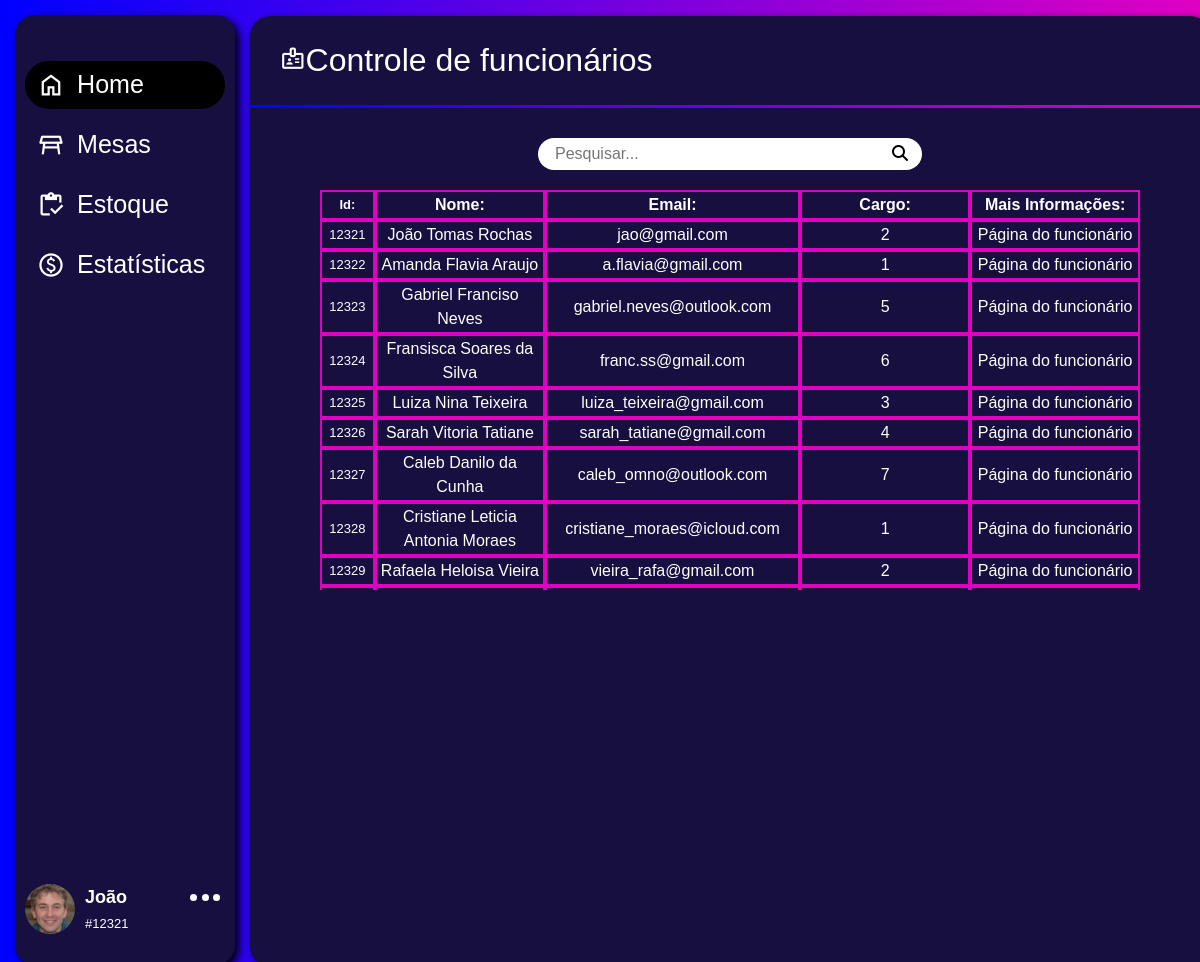
The app's page /Desktop/ADM/app/pagina-inicial/controle-de-funcionarios/controle_func.php (signed in) with its own data.
### tables this page shows
CREATE TABLE `funcionarios` (
  `id_func` int(11) NOT NULL,
  `id_tipo` int(11) NOT NULL,
  `nome` varchar(255) NOT NULL,
  `cpf_func` char(14) NOT NULL,
  `dta_nasc` date NOT NULL,
  `sexo` varchar(10) NOT NULL,
  `dta_admissao` date NOT NULL,
  `dta_demissao` date DEFAULT NULL,
  `religiao` varchar(50) DEFAULT NULL,
  `tipo_sanguineo` varchar(3) NOT NULL,
  `tel` char(15) NOT NULL,
  `tel_emergencia` char(15) NOT NULL,
  `ctps` char(14) DEFAULT NULL,
  `pis` char(14) DEFAULT NULL,
  `tit_eleitor` char(16) NOT NULL,
  `reservista` char(3) DEFAULT NULL,
  `vr` float(10,2) DEFAULT NULL,
  `vt` float(10,2) DEFAULT NULL,
  `comissao` float(10,2) NOT NULL,
  `conta_bancaria` varchar(50) NOT NULL,
  `habilitado` varchar(10) DEFAULT NULL,
  `email_adm` varchar(100) NOT NULL,
  `senha_adm` varchar(100) NOT NULL,
  `avatar` varchar(50) DEFAULT NULL
);

### Desktop/ADM/app/pagina-inicial/controle-de-funcionarios/controle_func.php (the view, shortened to what this page needs)
<?php
include_once(__DIR__ . '/../../../PHP/conn.php');
$nomeFunc = $_SESSION['nome'];
$idFunc = $_SESSION['id_func'];
$parts = explode(" ", $nomeFunc);
$primeiroNome = $parts[0];
$avatar = '../../../../imgbd/' . $_SESSION['avatarSession'];
if(!empty($_GET['search'])){
    $dados = $_GET['search'];
    $sqlc = "SELECT * FROM funcionarios WHERE dta_demissao IS NULL AND (id_func LIKE '%$dados%' OR email_adm LIKE '%$dados%' OR nome LIKE '%$dados%')";
}else{
    $sqlc = "SELECT * FROM funcionarios WHERE dta_demissao IS NULL";
}
$funcInfo = $sql->query($sqlc);
?>
<!DOCTYPE html>
<html lang="pt-br">
<head>
    <link href="https://cdn.jsdelivr.net/npm/bootstrap@5.3.0-alpha3/dist/css/bootstrap.min.css" rel="stylesheet">
    <link rel="stylesheet" href="../../../assets/css/menu.css">
    <link rel="stylesheet" href="../../../assets/css/paginaInicial/cont-func.css">
</head>
<body>
    <div class="fundo">
        <aside class="sidebar">
            <nav>
                <a href="../home.php">
                    <button class="active">
                        <span>
                            <i class="material-symbols-outlined">home</i>
                            <span>Home</span>
                        </span>
                    </button>
                </a>
                <a href="../../mesas/home_mesa.php">
                    <button>
                        <span>
                            <i class="material-symbols-outlined">table_restaurant</i>
                            <span>Mesas</span>
                        </span>
                    </button>
                </a>
                <a href="../../estoque/estoque.php">
                    <button>
                        <span>
                            <i class="material-symbols-outlined">inventory</i>
                            <span>Estoque</span>
                        </span>
                    </button>
                </a>
                <a href="../../estatisticas/estatisticas.php">
                    <button>
                        <span>
                            <i class="material-symbols-outlined">paid</i>
                            <span>Estatísticas</span>
                        </span>
                    </button>
                </a>
            </nav>
            <header class="sidebar-header">
                <img class="logo-img" src="<?php echo $avatar; ?>" alt="Foto do usuário">
                <span class="dados">
                    <span class="nome"><?php echo $primeiroNome; ?></span>
                    <br>
                    <span class="id">#<?php echo $idFunc; ?></span>
                </span>
                <span id="options">
                    <span class="opcoes">
                        <span class="ball"></span>
                        <span class="ball"></span>
                        <span class="ball"></span>
                    </span>
                </span>
            </header>
        </aside>
        <main class="main">
            <div class="header">
                <div><i class="material-symbols-outlined">badge</i><span>Controle de funcionários</span></div>
            </div>
            <hr>
            <div class="mainArea">
                <div class="searchArea">
                    <form action="" method="get">
                        <div class="row">
                            <div class="col-10">
                                <input type="text" name="search" placeholder="Pesquisar..." class="searchBar" id="search" />
                            </div>
                            <div class="col-2">
                                <button type="button" class="searchButton" onclick="pesquisardados()">
                                    <i class="fa-solid fa-magnifying-glass"></i>
                                </button>
                            </div>
                        </div>
                    </form>
                </div>
                <div class="tabela">
                    <table id="tabelaReal" style="border-radius: 10px;">
                        <thead>
                            <th class="id">Id:</th>
                            <th>Nome:</th>
                            <th class="email">Email:</th>
                            <th>Cargo:</th>
                            <th>Mais Informações:</th>
                        </thead>
                        <tbody>
                            <?php
                            foreach($funcInfo as $funcInfos): ?>
                            <tr>
                                <td class="id"><?php echo $funcInfos['id_func']; ?></td>
                                <td><?php echo $funcInfos['nome']; ?></td>
                                <td class="email"><?php echo $funcInfos['email_adm']; ?></td>
                                <td><?php echo $funcInfos['id_tipo']; ?></td>
                                <td class="moreOptions"><a href="pagina-do-funcionario/pag_func.php?id_func=<?php echo $funcInfos['id_func']; ?>">Página do funcionário</a></td>
                            </tr>
                            <?php endforeach;
                            ?>
                        </tbody>
                    </table>
                </div>
            </div>
        </main>
    </div>
</body>
</html>

### Desktop/ADM/assets/css/menu.css (style rules this page uses)
:root { --rosa: #E000C2; --azulClaro: #07E8FF; --azul: #0000FF; --azulEscuro:#170F40; --azulDiferenciado:#3214E1; }
* { box-sizing: border-box; }
body { margin: 0; font-family: sans-serif; color: #fff; }
.fundo { position: absolute; background-image: linear-gradient(to left, var(--rosa), var(--azul)); width: 100%; height: 100%; }
.sidebar { position: fixed; background-color: var(--azulEscuro); top: 15px; left: 15px; height: 95%; display: flex; flex-direction: column; align-items: flex-start; width: 220px; padding: 40px 10px 30px 10px; border-radius: 20px; box-shadow: 4px 4px 8px black; }
.sidebar-header { display: flex; width: 100%; margin-top: 16px; }
.dados { display: inline-block; margin-left: 10px; }
.nome { font-weight: bold; font-size: 18px; }
.id { font-size: 13px; }
#options { display: flex; justify-content: flex-end; gap: 1; width: 100%; height: 20px; }
.opcoes { text-align: center; width: 40px; height: 20px; z-index: 2; cursor: pointer; }
.ball { display: inline-block; background-color: #fff; width: 7px; height: 7px; border-radius: 50%; cursor: pointer; }
.logo-img { width: 50px; max-height: 50px; border-radius: 50%; object-fit: cover; transition: transform .4s; }
.sidebar button { height: 60px; background: transparent; border: 0; font-family: inherit; color: inherit; cursor: pointer; text-align: left; padding: 0; width: 100%; }
.sidebar button > span { display: inline-flex; align-items: center; gap: 12px; height: 48px; border-radius: 24px; padding: 0 16px 0 12px; line-height: 1; transition: all .2s; width: 100%; font-size: 1.2rem; }
.active > span { background-color: #000; }
.sidebar button i { position: relative; font-size: 28px; transition: .2s; }
.sidebar button span { font-size: 1.4em; }
.sidebar>nav { flex: 1 1 auto; display: flex; flex-direction: column; width: 100%; font-size: .8em; }
.sidebar>nav a { text-decoration: none; color: #FFF; }
.main { margin-left: 250px; margin-top: 16px; height: 95%; width: 80%; border-radius: 20px; background-color: var(--azulEscuro); box-shadow: 4px 4px 8px black; }
.header { margin-left: 30px; padding-top: 20px; padding-bottom: 5px; display: flex; justify-content: space-between; align-items: center; }
.header i { font-size: 1.6em; }
.header span { font-size: 2em; }
.main hr { background-image: linear-gradient(to right, var(--azul), var(--rosa)); height: 3px; border: none; padding: 0px; opacity: 100; }

### Desktop/ADM/assets/css/paginaInicial/cont-func.css (style rules this page uses)
.tabela { overflow: auto; height: 400px; }
table { border-collapse: separate; border-spacing: 0; margin: auto; height: 100px; }
thead th { position: sticky; top: 0; z-index: 1; background-color: var(--azulEscuro); text-align: center; }
th { border: 2px solid var(--rosa); }
tbody td { width: 170px; border: 2px solid var(--rosa); text-align: center; }
.id { width: 55px; }
.email { width: 240px; }
.moreOptions { transition: .2s; }
.moreOptions>a { color: #fff; text-decoration: none; }
.searchArea { background-color: #fff; margin: auto; margin-top: 30px; margin-bottom: 20px; width: 40%; height: 2em; border-radius: 50px; cursor: text; }
.searchArea>form { width: 100%; height: 2em; }
.searchBar { width: 100%; height: 2em; margin-left: 15px; border: none; }
.searchButton { border: none; background-color: transparent; height: 2em; width: 100%; }

### records on screen
funcionarios: id_func "12321", nome "João Tomas Rochas", email_adm "jao@gmail.com", id_tipo "2"
funcionarios: id_func "12322", nome "Amanda Flavia Araujo", email_adm "a.flavia@gmail.com", id_tipo "1"
funcionarios: id_func "12323", nome "Gabriel Franciso Neves", email_adm "gabriel.neves@outlook.com", id_tipo "5"
funcionarios: id_func "12324", nome "Fransisca Soares da Silva", email_adm "franc.ss@gmail.com", id_tipo "6"
funcionarios: id_func "12325", nome "Luiza Nina Teixeira", email_adm "luiza_teixeira@gmail.com", id_tipo "3"
funcionarios: id_func "12326", nome "Sarah Vitoria Tatiane", email_adm "sarah_tatiane@gmail.com", id_tipo "4"
funcionarios: id_func "12327", nome "Caleb Danilo da Cunha", email_adm "caleb_omno@outlook.com", id_tipo "7"
funcionarios: id_func "12328", nome "Cristiane Leticia Antonia Moraes", email_adm "cristiane_moraes@icloud.com", id_tipo "1"
funcionarios: id_func "12329", nome "Rafaela Heloisa Vieira", email_adm "vieira_rafa@gmail.com", id_tipo "2"

### other values on screen
$primeiroNome "João"
$idFunc "12321"
